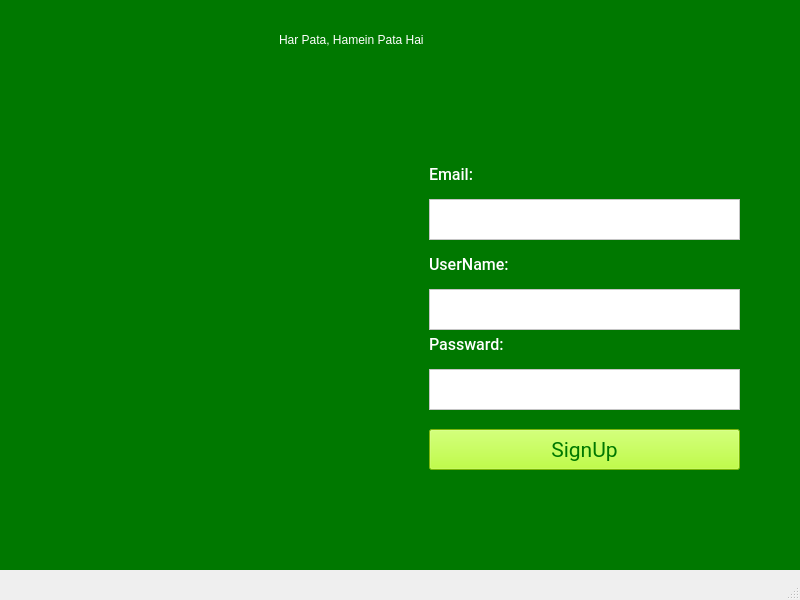
<?xml version="1.0" encoding="UTF-8"?>
<ui version="4.0">
 <class>MainWindow</class>
 <widget class="QMainWindow" name="MainWindow">
  <property name="geometry">
   <rect>
    <x>0</x>
    <y>0</y>
    <width>800</width>
    <height>600</height>
   </rect>
  </property>
  <property name="windowTitle">
   <string>MainWindow</string>
  </property>
  <widget class="QWidget" name="centralwidget">
   <widget class="QLabel" name="label_2">
    <property name="geometry">
     <rect>
      <x>70</x>
      <y>50</y>
      <width>181</width>
      <height>51</height>
     </rect>
    </property>
    <property name="text">
     <string/>
    </property>
    <property name="pixmap">
     <pixmap>../../background pics/icons/logo.png</pixmap>
    </property>
    <property name="scaledContents">
     <bool>true</bool>
    </property>
    <property name="openExternalLinks">
     <bool>false</bool>
    </property>
   </widget>
   <widget class="QWidget" name="widget" native="true">
    <property name="geometry">
     <rect>
      <x>-11</x>
      <y>-1</y>
      <width>1031</width>
      <height>571</height>
     </rect>
    </property>
    <property name="styleSheet">
     <string notr="true">*{
background-color:rgb(0, 120, 0);
color:white;

}</string>
    </property>
    <widget class="QLabel" name="lblLogo">
     <property name="geometry">
      <rect>
       <x>50</x>
       <y>20</y>
       <width>151</width>
       <height>71</height>
      </rect>
     </property>
     <property name="text">
      <string/>
     </property>
     <property name="pixmap">
      <pixmap>../../background pics/propertyPics/DEVOE partners logo.png</pixmap>
     </property>
     <property name="scaledContents">
      <bool>true</bool>
     </property>
     <property name="openExternalLinks">
      <bool>false</bool>
     </property>
    </widget>
    <widget class="QWidget" name="Loginwidget" native="true">
     <property name="geometry">
      <rect>
       <x>420</x>
       <y>150</y>
       <width>351</width>
       <height>341</height>
      </rect>
     </property>
     <property name="styleSheet">
      <string notr="true">background-color:rgba(0, 120, 0,0.7);
color: white;</string>
     </property>
     <widget class="QTextEdit" name="txtUserName">
      <property name="geometry">
       <rect>
        <x>20</x>
        <y>140</y>
        <width>311</width>
        <height>41</height>
       </rect>
      </property>
      <property name="styleSheet">
       <string notr="true">#txtUserName{
background-color:rgb(255, 255, 255);
color: black;
	font: 12pt &quot;Roboto&quot;;
}</string>
      </property>
     </widget>
     <widget class="QLabel" name="pswd">
      <property name="geometry">
       <rect>
        <x>20</x>
        <y>100</y>
        <width>101</width>
        <height>31</height>
       </rect>
      </property>
      <property name="font">
       <font>
        <family>Roboto Medium</family>
        <pointsize>12</pointsize>
       </font>
      </property>
      <property name="styleSheet">
       <string notr="true">background-color: none;</string>
      </property>
      <property name="text">
       <string>UserName:</string>
      </property>
     </widget>
     <widget class="QPushButton" name="loginbtn">
      <property name="geometry">
       <rect>
        <x>20</x>
        <y>280</y>
        <width>311</width>
        <height>41</height>
       </rect>
      </property>
      <property name="font">
       <font>
        <family>Roboto</family>
        <pointsize>16</pointsize>
        <weight>50</weight>
        <italic>false</italic>
        <bold>false</bold>
       </font>
      </property>
      <property name="styleSheet">
       <string notr="true">#loginbtn{
background-color:rgb(171, 255, 14);
color: rgb(0, 120, 0);
font: 16pt &quot;Roboto&quot;;
filter: box-shadow(100px 100px red);
}</string>
      </property>
      <property name="text">
       <string>SignUp</string>
      </property>
     </widget>
     <widget class="QTextEdit" name="txtPassword">
      <property name="geometry">
       <rect>
        <x>20</x>
        <y>220</y>
        <width>311</width>
        <height>41</height>
       </rect>
      </property>
      <property name="styleSheet">
       <string notr="true">#txtPassword{
background-color:rgb(255, 255, 255);
color: black;
	font: 12pt &quot;Roboto&quot;;
}</string>
      </property>
     </widget>
     <widget class="QLabel" name="pswd_2">
      <property name="geometry">
       <rect>
        <x>20</x>
        <y>180</y>
        <width>101</width>
        <height>31</height>
       </rect>
      </property>
      <property name="font">
       <font>
        <family>Roboto Medium</family>
        <pointsize>12</pointsize>
       </font>
      </property>
      <property name="styleSheet">
       <string notr="true">background-color: none;</string>
      </property>
      <property name="text">
       <string>Passward:</string>
      </property>
     </widget>
     <widget class="QTextEdit" name="txtEmail">
      <property name="geometry">
       <rect>
        <x>20</x>
        <y>50</y>
        <width>311</width>
        <height>41</height>
       </rect>
      </property>
      <property name="styleSheet">
       <string notr="true">#txtEmail{
background-color:rgb(255, 255, 255);
color: black;
	font: 12pt &quot;Roboto&quot;;
}</string>
      </property>
     </widget>
     <widget class="QLabel" name="pswd_3">
      <property name="geometry">
       <rect>
        <x>20</x>
        <y>10</y>
        <width>101</width>
        <height>31</height>
       </rect>
      </property>
      <property name="font">
       <font>
        <family>Roboto Medium</family>
        <pointsize>12</pointsize>
       </font>
      </property>
      <property name="styleSheet">
       <string notr="true">background-color: none;</string>
      </property>
      <property name="text">
       <string>Email:</string>
      </property>
     </widget>
    </widget>
    <widget class="QLabel" name="lblQuote">
     <property name="geometry">
      <rect>
       <x>290</x>
       <y>20</y>
       <width>401</width>
       <height>41</height>
      </rect>
     </property>
     <property name="styleSheet">
      <string notr="true">font: 20pt &quot;Roboto&quot;;
color: rgb(255, 255, 255);
background-color:none;</string>
     </property>
     <property name="text">
      <string>Har Pata, Hamein Pata Hai</string>
     </property>
    </widget>
    <widget class="QLabel" name="label">
     <property name="geometry">
      <rect>
       <x>10</x>
       <y>70</y>
       <width>800</width>
       <height>500</height>
      </rect>
     </property>
     <property name="autoFillBackground">
      <bool>false</bool>
     </property>
     <property name="text">
      <string/>
     </property>
     <property name="pixmap">
      <pixmap>../propertyPics/construction-concept-engineering-tools.jpg</pixmap>
     </property>
     <property name="scaledContents">
      <bool>true</bool>
     </property>
    </widget>
    <zorder>label</zorder>
    <zorder>lblLogo</zorder>
    <zorder>Loginwidget</zorder>
    <zorder>lblQuote</zorder>
   </widget>
  </widget>
  <widget class="QMenuBar" name="menubar">
   <property name="geometry">
    <rect>
     <x>0</x>
     <y>0</y>
     <width>800</width>
     <height>26</height>
    </rect>
   </property>
  </widget>
  <widget class="QStatusBar" name="statusbar"/>
 </widget>
 <resources>
  <include location="../icons/icons.qrc"/>
 </resources>
 <connections/>
</ui>
